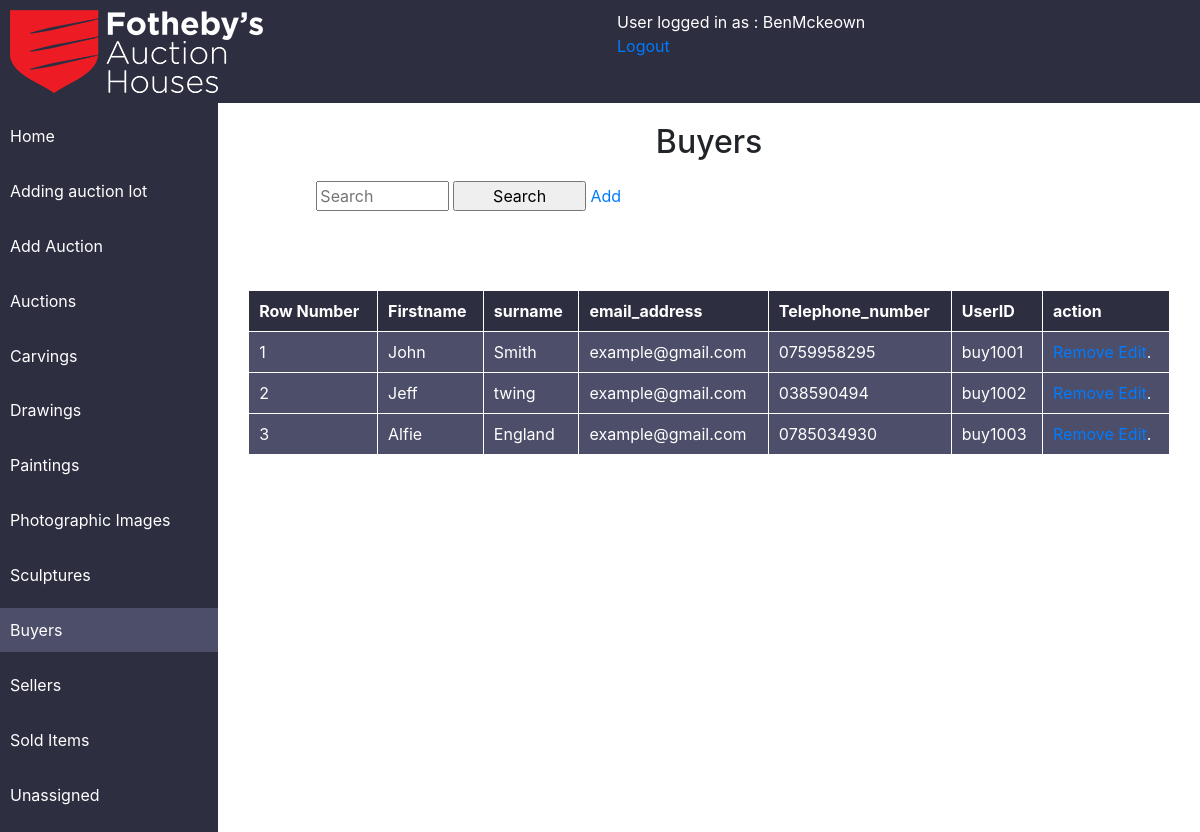
Screenshot of /default/public/admin/buyers.php (signed in) with the database file from the repository.
### tables this page shows
CREATE TABLE `buyers` (
  `idbuyers` int(11) NOT NULL AUTO_INCREMENT,
  `Firstname` varchar(45) DEFAULT NULL,
  `surname` varchar(45) DEFAULT NULL,
  `email_address` varchar(45) DEFAULT NULL,
  `Telephone_number` varchar(45) DEFAULT NULL,
  `userID` varchar(8) DEFAULT NULL,
  `type` varchar(45) NOT NULL DEFAULT 'Buy',
  `usernamepub` varchar(45) DEFAULT NULL,
  `password` varchar(45) DEFAULT NULL,
  `question` varchar(45) DEFAULT NULL,
  `answer` varchar(45) DEFAULT NULL,
  PRIMARY KEY (`idbuyers`,`type`)
);

### default/public/admin/buyers.php (the view, shortened to what this page needs)
<?php
if (isset($_SESSION['loggedin']) && $_SESSION['loggedin'] == true){
require '../headers/header.php';
 ?>
<h2>Buyers</h2>
<?php
echo '
<form action="buyers.php" method="post">
<div class="search">
  <input id="search" onkeyup="showHint(this.value)" autocomplete="off" name="query" type="text" placeholder="Search " />
  <input id="submit" name="submit" type="submit" value="Search" />
<a href="addbuyer.php">Add</a>
  </div>
</form>
'
?>
<div class="con">
  <div class="tableview">
<table id="tableid" width="100%">
  <tr>
    <th>
      Row Number
    </th>
     <th>Firstname</th>
     <th>surname</th>
     <th>email_address</th>
   <th>Telephone_number</th>
    <th>UserID</th>
        <th>action</th>
<?php
require '../config.php';
$results = $pdo->query('SELECT * FROM buyers');
$i=1;
foreach($results as $row){
echo  '<tr id="wrapper">'.
'<td> <a>'.$i .'</a></td>'.
      '<td> <a>'.$row['Firstname'] .'</a></td>'.
      '<td><a>'. $row['surname'].'</a></td>'.
      '<td><a>'.$row['email_address'] .'</a></td>'.
      '<td><a>'.$row['Telephone_number'] .'</a></td>'.
      '<td><a>'.$row['type'].$row['idbuyers'] .'</a></td>' ;
        echo '<td><a href="deletebuyer.php?id='.$row['idbuyers'].'">Remove</a>
<a href="editbuyer.php?id=' . $row['idbuyers'] .'">Edit</a>.</td>
</tr>';
$i++;
}
?>
<?php
}
else{
  header('location:../login.php');
}
?>
</table>
</div>
</div>

### default/public/style.css (style rules this page uses)
html,body { height:100%; margin:0; }
body { width: 100%; height: 100%; }
.tableview2 table,th,td { color:white; border: 1px solid white; }
.tableview { width: 100%; padding: 30px; display: flex; justify-content: center; }
.tableview table,th,td { color:white; border: 1px solid white; }
.tableview th { background-color: #2d2e40; padding:10px; }
.tableview td { padding:10px; background-color: #4d4e69; }
.con { display: flex; justify-content: center; align-items: center; margin-top: 5%; }
h2 { margin-top: 2%; text-align: center; }
.search { margin-top: 2%; margin-left: 10%; }
.search input { width: 15%; }

### rows the page displays
buyers: Firstname "John", surname "Smith", email_address "example@gmail.com", Telephone_number "0759958295", type "buy", idbuyers "1001"
buyers: Firstname "Jeff", surname "twing", email_address "example@gmail.com", Telephone_number "038590494", type "buy", idbuyers "1002"
buyers: Firstname "Alfie", surname "England", email_address "example@gmail.com", Telephone_number "0785034930", type "buy", idbuyers "1003"

### other values shown
$_SESSION['username'] "BenMckeown"
